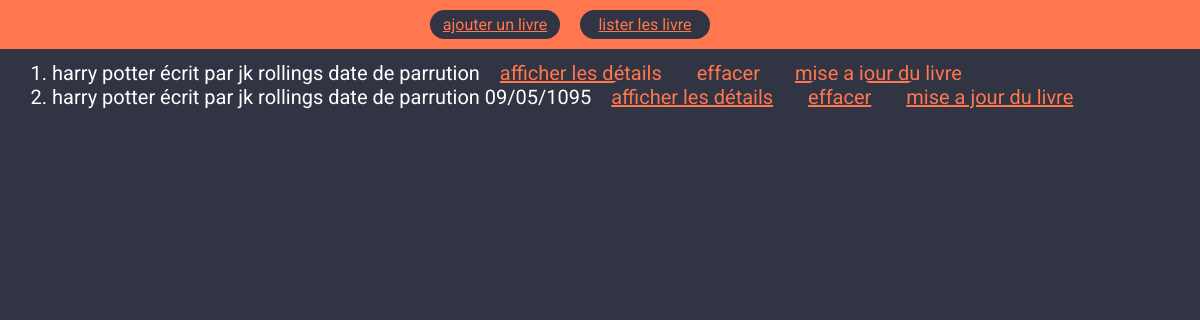
/bibliotheque/, run on an earlier commit of the app's database.
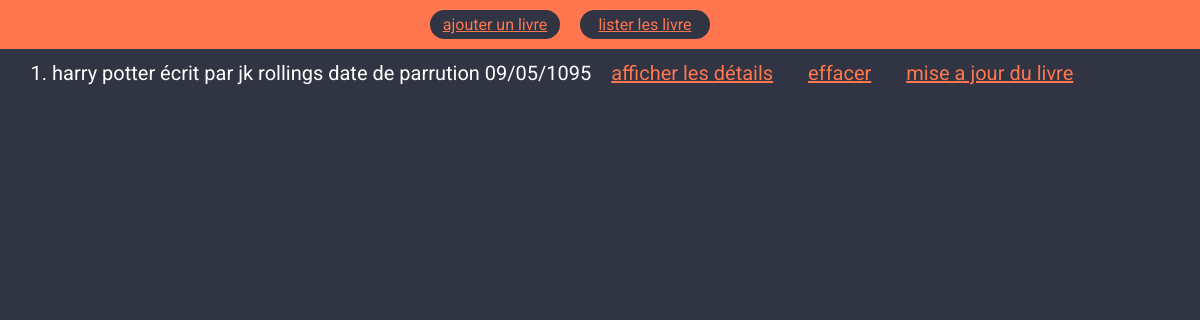
And on a later commit of the database.
### bibliotheque/models.py (models this page shows)
class Livre(models.Model): #déclare la classe Livre héritant de la classe Model, classede base des modèles
    titre = models.CharField(max_length=100) # défini un champs de type texte de 100 caractères maximum
    auteur = models.CharField(max_length = 100)
    date_parution = models.DateField(blank=True, null = True) # champs de type date, pouvant être null ou ne pas être rempli
    nombre_pages = models.IntegerField(blank=False) # champs de type entier devant être obligatoirement rempli
    resume = models.TextField(null = True, blank = True) # champs de type text long
    def __str__(self):
        chaine = f"{self.titre} écrit par {self.auteur} "
        return chaine

### bibliotheque/views.py (the view)
# urls.py: path('', views.index),
def index(request):
    liste = list(models.Livre.objects.all())
    return render(request,'bibliotheque/index.html',{"liste":liste})

### bibliotheque/templates/bibliotheque/index.html (shortened to what this page needs)
<!DOCTYPE html>
<html lang="en">
    <head>
        {% load static %}
        <link rel="stylesheet" href="{%static 'bibliotheque/index.css'%}">
    </head>
    <body>
        <nav>
            <a href="/bibliotheque/ajout">ajouter un livre</a>
            <a href="/bibliotheque/">lister les livre</a>
        </nav>
        <ol>
            {% for l in liste %}
                <li>{{l}} date de parrution {{l.date_parution | date:"d/m/Y"}}
                    <a href = "/bibliotheque/affiche/{{l.id}}/">afficher les détails</a>
                    <a href = "/bibliotheque/delete/{{l.id}}/">effacer</a>
                    <a href="/bibliotheque/update/{{l.id}}/">mise a jour du livre</a>
                </li>
            {% endfor %}
        </ol>
    </body>

What changed in the data, as far as the page shows it:
removed Livre: titre+auteur "harry potter écrit par jk rollings"
